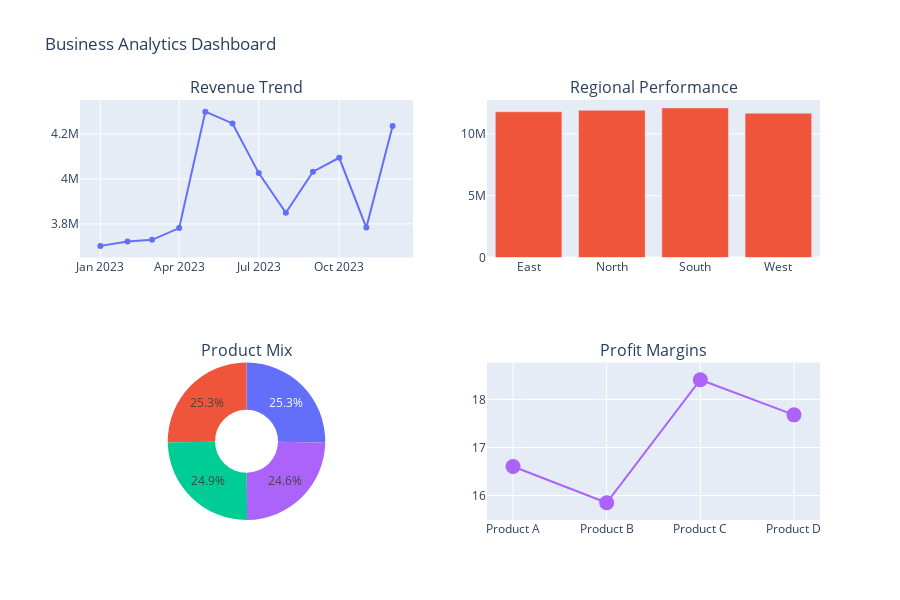

Notebook cell for this chart:
### Code cell
# Create analytical dashboard
def create_analytical_dashboard(df):
    """Create an analytical dashboard for business insights"""
    
    # Aggregate data
    monthly_revenue = df.groupby(df['date'].dt.to_period('M'))['revenue'].sum().reset_index()
    monthly_revenue['date'] = monthly_revenue['date'].dt.to_timestamp()
    
    region_performance = df.groupby('region')['revenue'].sum().reset_index()
    
    # Create subplots
    fig = make_subplots(
        rows=2, cols=2,
        subplot_titles=('Revenue Trend', 'Regional Performance', 
                       'Product Mix', 'Profit Margins'),
        specs=[[{'type': 'scatter'}, {'type': 'bar'}],
               [{'type': 'pie'}, {'type': 'scatter'}]]
    )
    
    # Revenue Trend
    fig.add_trace(
        go.Scatter(x=monthly_revenue['date'], y=monthly_revenue['revenue'],
                  mode='lines+markers', name='Revenue'),
        row=1, col=1
    )
    
    # Regional Performance
    fig.add_trace(
        go.Bar(x=region_performance['region'], y=region_performance['revenue'],
              name='Revenue by Region'),
        row=1, col=2
    )
    
    # Product Mix
    product_revenue = df.groupby('product')['revenue'].sum()
    fig.add_trace(
        go.Pie(labels=product_revenue.index, values=product_revenue.values,
              hole=0.4),
        row=2, col=1
    )
    
    # Profit Margins
    df['margin'] = (df['profit'] / df['revenue']) * 100
    margin_by_product = df.groupby('product')['margin'].mean().reset_index()
    
    fig.add_trace(
        go.Scatter(x=margin_by_product['product'], y=margin_by_product['margin'],
                  mode='markers+lines', marker=dict(size=15)),
        row=2, col=2
    )
    
    fig.update_layout(height=600, showlegend=False, 
                     title_text="Business Analytics Dashboard")
    return fig

# Display analytical dashboard
analytical_dash = create_analytical_dashboard(analytical_df)
analytical_dash.show()

### Figure 1 — Plotly figure (JSON) as saved in the notebook; plotly's stock layout.template omitted (floating-point values rounded to 4 significant figures)
{"data": [{"mode": "lines+markers", "name": "Revenue", "type": "scatter", "x": ["2023-01-01T00:00:00.000000000", "2023-02-01T00:00:00.000000000", "2023-03-01T00:00:00.000000000", "2023-04-01T00:00:00.000000000", "2023-05-01T00:00:00.000000000", "2023-06-01T00:00:00.000000000", "2023-07-01T00:00:00.000000000", "2023-08-01T00:00:00.000000000", "2023-09-01T00:00:00.000000000", "2023-10-01T00:00:00.000000000", "2023-11-01T00:00:00.000000000", "2023-12-01T00:00:00.000000000"], "xaxis": "x", "y": [3702000.0, 3721000.0, 3729000.0, 3781000.0, 4300000.0, 4247000.0, 4026000.0, 3849000.0, 4032000.0, 4094000.0, 3784000.0, 4236000.0], "yaxis": "y"}, {"name": "Revenue by Region", "type": "bar", "x": ["East", "North", "South", "West"], "xaxis": "x2", "y": [11800000.0, 11920000.0, 12110000.0, 11680000.0], "yaxis": "y2"}, {"domain": {"x": [0, 0.45], "y": [0, 0.375]}, "hole": 0.4, "labels": ["Product A", "Product B", "Product C", "Product D"], "type": "pie", "values": [12000000.0, 11800000.0, 11680000.0, 12010000.0]}, {"marker": {"size": 15}, "mode": "markers+lines", "type": "scatter", "x": ["Product A", "Product B", "Product C", "Product D"], "xaxis": "x3", "y": [16.6, 15.85, 18.41, 17.68], "yaxis": "y3"}], "layout": {"annotations": [{"font": {"size": 16}, "showarrow": false, "text": "Revenue Trend", "x": 0.225, "xanchor": "center", "xref": "paper", "y": 1, "yanchor": "bottom", "yref": "paper"}, {"font": {"size": 16}, "showarrow": false, "text": "Regional Performance", "x": 0.775, "xanchor": "center", "xref": "paper", "y": 1, "yanchor": "bottom", "yref": "paper"}, {"font": {"size": 16}, "showarrow": false, "text": "Product Mix", "x": 0.225, "xanchor": "center", "xref": "paper", "y": 0.375, "yanchor": "bottom", "yref": "paper"}, {"font": {"size": 16}, "showarrow": false, "text": "Profit Margins", "x": 0.775, "xanchor": "center", "xref": "paper", "y": 0.375, "yanchor": "bottom", "yref": "paper"}], "height": 600, "showlegend": false, "title": {"text": "Business Analytics Dashboard"}, "xaxis": {"anchor": "y", "domain": [0, 0.45]}, "xaxis2": {"anchor": "y2", "domain": [0.55, 1]}, "xaxis3": {"anchor": "y3", "domain": [0.55, 1]}, "yaxis": {"anchor": "x", "domain": [0.625, 1]}, "yaxis2": {"anchor": "x2", "domain": [0.625, 1]}, "yaxis3": {"anchor": "x3", "domain": [0, 0.375]}}}
